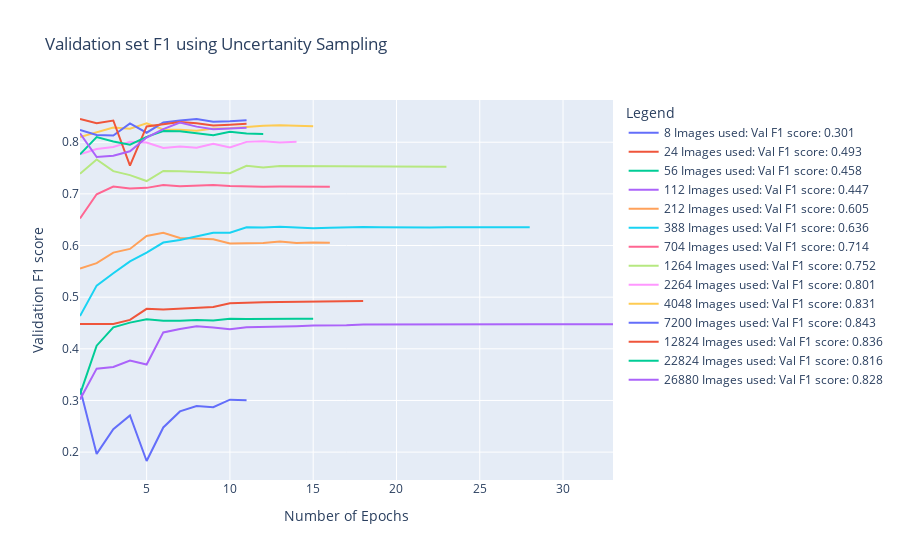

Write notebook code for a chart like this one.
### Code cell
plot_validation_performance_vs_epochs(
    performance, 
    no_of_samples, 
    title="Validation set F1 using Uncertanity Sampling", 
    x_axes="Number of Epochs", 
    y_axes="Validation F1 score", 
    plotting_curve="f1"  # Change to "f1" if you want to plot F1 scores instead
)

### Figure 1 — Plotly figure (JSON) as saved in the notebook; plotly's stock layout.template omitted (floating-point values rounded to 4 significant figures)
{"data": [{"line": {"width": 2}, "mode": "lines", "name": "8 Images used: Val F1 score: 0.301", "type": "scatter", "x": [1, 2, 3, 4, 5, 6, 7, 8, 9, 10, 11], "y": [0.3233, 0.1965, 0.2443, 0.2712, 0.1828, 0.2477, 0.2788, 0.2892, 0.287, 0.3016, 0.3005]}, {"line": {"width": 2}, "mode": "lines", "name": "24 Images used: Val F1 score: 0.493", "type": "scatter", "x": [1, 2, 3, 4, 5, 6, 7, 8, 9, 10, 11, 12, 13, 14, 15, 16, 17, 18], "y": [0.4479, 0.4479, 0.4479, 0.4561, 0.4774, 0.476, 0.478, 0.4795, 0.4811, 0.4882, 0.4898, 0.4899, 0.4908, 0.4911, 0.4918, 0.4918, 0.492, 0.4925]}, {"line": {"width": 2}, "mode": "lines", "name": "56 Images used: Val F1 score: 0.458", "type": "scatter", "x": [1, 2, 3, 4, 5, 6, 7, 8, 9, 10, 11, 12, 13, 14, 15], "y": [0.3118, 0.4061, 0.4415, 0.4507, 0.4573, 0.4545, 0.4545, 0.4557, 0.4549, 0.4583, 0.4578, 0.4583, 0.4582, 0.458, 0.4582]}, {"line": {"width": 2}, "mode": "lines", "name": "112 Images used: Val F1 score: 0.447", "type": "scatter", "x": [1, 2, 3, 4, 5, 6, 7, 8, 9, 10, 11, 12, 13, 14, 15, 16, 17, 18, 19, 20, 21, 22, 23, 24, 25, 26, 27, 28, 29, 30, 31, 32, 33], "y": [0.3021, 0.3616, 0.3649, 0.3774, 0.3696, 0.4318, 0.4382, 0.4436, 0.4411, 0.438, 0.4417, 0.4429, 0.4427, 0.4439, 0.445, 0.4451, 0.4457, 0.4472, 0.4474, 0.4474, 0.4474, 0.4476, 0.4474, 0.4474, 0.4476, 0.4476, 0.4476, 0.4476, 0.4476, 0.4474, 0.4474, 0.4474, 0.4474]}, {"line": {"width": 2}, "mode": "lines", "name": "212 Images used: Val F1 score: 0.605", "type": "scatter", "x": [1, 2, 3, 4, 5, 6, 7, 8, 9, 10, 11, 12, 13, 14, 15, 16], "y": [0.5556, 0.566, 0.5863, 0.5934, 0.6184, 0.6248, 0.6148, 0.613, 0.6122, 0.604, 0.6049, 0.6049, 0.6078, 0.6047, 0.6061, 0.6054]}, {"line": {"width": 2}, "mode": "lines", "name": "388 Images used: Val F1 score: 0.636", "type": "scatter", "x": [1, 2, 3, 4, 5, 6, 7, 8, 9, 10, 11, 12, 13, 14, 15, 16, 17, 18, 19, 20, 21, 22, 23, 24, 25, 26, 27, 28], "y": [0.4634, 0.5224, 0.5462, 0.5693, 0.5861, 0.6057, 0.6106, 0.6181, 0.6248, 0.6248, 0.6352, 0.6349, 0.6361, 0.6347, 0.6337, 0.6342, 0.6352, 0.6358, 0.6352, 0.6347, 0.6349, 0.6351, 0.6352, 0.6352, 0.6356, 0.6356, 0.6356, 0.6356]}, {"line": {"width": 2}, "mode": "lines", "name": "704 Images used: Val F1 score: 0.714", "type": "scatter", "x": [1, 2, 3, 4, 5, 6, 7, 8, 9, 10, 11, 12, 13, 14, 15, 16], "y": [0.6524, 0.6993, 0.7142, 0.7106, 0.7116, 0.7172, 0.7149, 0.7153, 0.717, 0.7153, 0.7142, 0.7139, 0.7141, 0.7141, 0.7142, 0.7137]}, {"line": {"width": 2}, "mode": "lines", "name": "1264 Images used: Val F1 score: 0.752", "type": "scatter", "x": [1, 2, 3, 4, 5, 6, 7, 8, 9, 10, 11, 12, 13, 14, 15, 16, 17, 18, 19, 20, 21, 22, 23], "y": [0.7391, 0.7665, 0.7439, 0.7363, 0.7248, 0.7443, 0.7438, 0.7425, 0.7401, 0.7399, 0.7543, 0.7512, 0.7538, 0.7536, 0.7524, 0.7526, 0.7528, 0.7523, 0.7524, 0.7528, 0.7523, 0.7524, 0.7524]}, {"line": {"width": 2}, "mode": "lines", "name": "2264 Images used: Val F1 score: 0.801", "type": "scatter", "x": [1, 2, 3, 4, 5, 6, 7, 8, 9, 10, 11, 12, 13, 14], "y": [0.7767, 0.787, 0.7908, 0.801, 0.7995, 0.7887, 0.7918, 0.7894, 0.797, 0.7898, 0.8007, 0.8017, 0.7997, 0.8007]}, {"line": {"width": 2}, "mode": "lines", "name": "4048 Images used: Val F1 score: 0.831", "type": "scatter", "x": [1, 2, 3, 4, 5, 6, 7, 8, 9, 10, 11, 12, 13, 14, 15], "y": [0.8099, 0.8187, 0.8283, 0.826, 0.8365, 0.8247, 0.8243, 0.822, 0.8266, 0.8271, 0.8302, 0.8319, 0.8328, 0.8325, 0.8309]}, {"line": {"width": 2}, "mode": "lines", "name": "7200 Images used: Val F1 score: 0.843", "type": "scatter", "x": [1, 2, 3, 4, 5, 6, 7, 8, 9, 10, 11], "y": [0.8236, 0.8141, 0.813, 0.8363, 0.8184, 0.8382, 0.842, 0.8448, 0.8398, 0.8405, 0.8427]}, {"line": {"width": 2}, "mode": "lines", "name": "12824 Images used: Val F1 score: 0.836", "type": "scatter", "x": [1, 2, 3, 4, 5, 6, 7, 8, 9, 10, 11], "y": [0.845, 0.8368, 0.842, 0.7549, 0.8306, 0.8344, 0.8392, 0.8368, 0.8323, 0.834, 0.8356]}, {"line": {"width": 2}, "mode": "lines", "name": "22824 Images used: Val F1 score: 0.816", "type": "scatter", "x": [1, 2, 3, 4, 5, 6, 7, 8, 9, 10, 11, 12], "y": [0.7766, 0.8099, 0.8016, 0.7953, 0.8102, 0.8217, 0.821, 0.8174, 0.8134, 0.8203, 0.817, 0.816]}, {"line": {"width": 2}, "mode": "lines", "name": "26880 Images used: Val F1 score: 0.828", "type": "scatter", "x": [1, 2, 3, 4, 5, 6, 7, 8, 9, 10, 11], "y": [0.8172, 0.7714, 0.7738, 0.7825, 0.809, 0.8255, 0.8382, 0.8302, 0.8253, 0.8273, 0.828]}], "layout": {"hovermode": "x unified", "legend": {"title": {"text": "Legend"}}, "title": {"text": "Validation set F1 using Uncertanity Sampling"}, "xaxis": {"title": {"text": "Number of Epochs"}}, "yaxis": {"title": {"text": "Validation F1 score"}}}}
